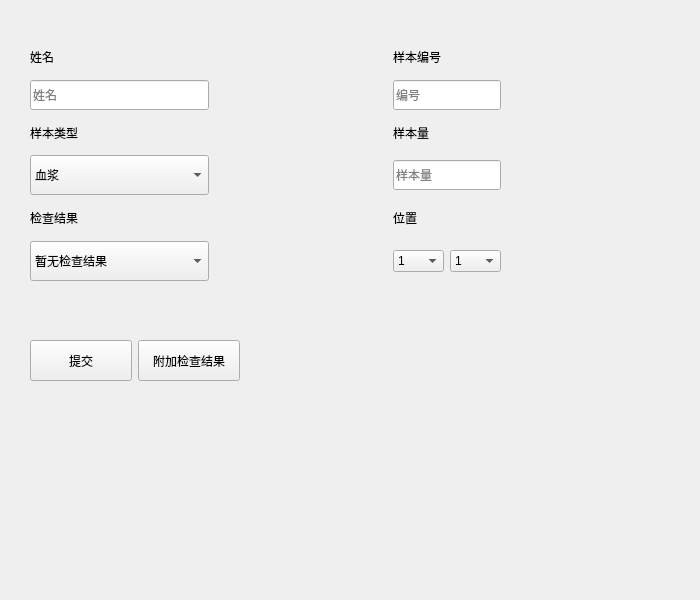
<?xml version="1.0" encoding="UTF-8"?>
<ui version="4.0">
 <class>Dialog</class>
 <widget class="QDialog" name="Dialog">
  <property name="geometry">
   <rect>
    <x>0</x>
    <y>0</y>
    <width>700</width>
    <height>600</height>
   </rect>
  </property>
  <property name="sizePolicy">
   <sizepolicy hsizetype="Fixed" vsizetype="Fixed">
    <horstretch>0</horstretch>
    <verstretch>0</verstretch>
   </sizepolicy>
  </property>
  <property name="minimumSize">
   <size>
    <width>700</width>
    <height>600</height>
   </size>
  </property>
  <property name="windowTitle">
   <string>创建样本</string>
  </property>
  <widget class="QWidget" name="layoutWidget">
   <property name="geometry">
    <rect>
     <x>30</x>
     <y>40</y>
     <width>471</width>
     <height>241</height>
    </rect>
   </property>
   <layout class="QGridLayout" name="gridLayout">
    <item row="0" column="0">
     <widget class="QLabel" name="label_name">
      <property name="styleSheet">
       <string notr="true">font: 13pt &quot;Hei&quot;;</string>
      </property>
      <property name="text">
       <string>姓名</string>
      </property>
     </widget>
    </item>
    <item row="4" column="0">
     <widget class="QComboBox" name="comboBox_sample_type">
      <property name="minimumSize">
       <size>
        <width>0</width>
        <height>40</height>
       </size>
      </property>
      <item>
       <property name="text">
        <string>血浆</string>
       </property>
      </item>
      <item>
       <property name="text">
        <string>血细胞</string>
       </property>
      </item>
     </widget>
    </item>
    <item row="8" column="0">
     <widget class="QComboBox" name="comboBox_result">
      <property name="minimumSize">
       <size>
        <width>0</width>
        <height>40</height>
       </size>
      </property>
      <item>
       <property name="text">
        <string>暂无检查结果</string>
       </property>
      </item>
      <item>
       <property name="text">
        <string>有检查结果</string>
       </property>
      </item>
     </widget>
    </item>
    <item row="0" column="2">
     <widget class="QLabel" name="label_ID">
      <property name="styleSheet">
       <string notr="true">font: 13pt &quot;Hei&quot;;</string>
      </property>
      <property name="text">
       <string>样本编号</string>
      </property>
     </widget>
    </item>
    <item row="1" column="0">
     <widget class="QLineEdit" name="lineEdit_name">
      <property name="minimumSize">
       <size>
        <width>0</width>
        <height>30</height>
       </size>
      </property>
      <property name="placeholderText">
       <string>姓名</string>
      </property>
     </widget>
    </item>
    <item row="2" column="2">
     <widget class="QLabel" name="label_size">
      <property name="styleSheet">
       <string notr="true">font: 13pt &quot;Hei&quot;;</string>
      </property>
      <property name="text">
       <string>样本量</string>
      </property>
     </widget>
    </item>
    <item row="5" column="0">
     <widget class="QLabel" name="label">
      <property name="styleSheet">
       <string notr="true">font: 13pt &quot;Hei&quot;;</string>
      </property>
      <property name="text">
       <string>检查结果</string>
      </property>
     </widget>
    </item>
    <item row="2" column="0">
     <widget class="QLabel" name="label_type">
      <property name="styleSheet">
       <string notr="true">font: 13pt &quot;Hei&quot;;</string>
      </property>
      <property name="text">
       <string>样本类型</string>
      </property>
     </widget>
    </item>
    <item row="8" column="2">
     <widget class="QComboBox" name="comboBox_x">
      <item>
       <property name="text">
        <string>1</string>
       </property>
      </item>
      <item>
       <property name="text">
        <string>2</string>
       </property>
      </item>
      <item>
       <property name="text">
        <string>3</string>
       </property>
      </item>
      <item>
       <property name="text">
        <string>4</string>
       </property>
      </item>
      <item>
       <property name="text">
        <string>5</string>
       </property>
      </item>
      <item>
       <property name="text">
        <string>6</string>
       </property>
      </item>
      <item>
       <property name="text">
        <string>7</string>
       </property>
      </item>
      <item>
       <property name="text">
        <string>8</string>
       </property>
      </item>
      <item>
       <property name="text">
        <string>9</string>
       </property>
      </item>
      <item>
       <property name="text">
        <string>10</string>
       </property>
      </item>
     </widget>
    </item>
    <item row="4" column="2" colspan="2">
     <widget class="QLineEdit" name="lineEdit_sample_size">
      <property name="minimumSize">
       <size>
        <width>0</width>
        <height>30</height>
       </size>
      </property>
      <property name="text">
       <string/>
      </property>
      <property name="placeholderText">
       <string>样本量</string>
      </property>
     </widget>
    </item>
    <item row="8" column="3">
     <widget class="QComboBox" name="comboBox_y">
      <item>
       <property name="text">
        <string>1</string>
       </property>
      </item>
      <item>
       <property name="text">
        <string>2</string>
       </property>
      </item>
      <item>
       <property name="text">
        <string>3</string>
       </property>
      </item>
      <item>
       <property name="text">
        <string>4</string>
       </property>
      </item>
      <item>
       <property name="text">
        <string>5</string>
       </property>
      </item>
      <item>
       <property name="text">
        <string>6</string>
       </property>
      </item>
      <item>
       <property name="text">
        <string>7</string>
       </property>
      </item>
      <item>
       <property name="text">
        <string>8</string>
       </property>
      </item>
      <item>
       <property name="text">
        <string>9</string>
       </property>
      </item>
      <item>
       <property name="text">
        <string>10</string>
       </property>
      </item>
     </widget>
    </item>
    <item row="4" column="1">
     <spacer name="horizontalSpacer_4">
      <property name="orientation">
       <enum>Qt::Horizontal</enum>
      </property>
      <property name="sizeHint" stdset="0">
       <size>
        <width>40</width>
        <height>20</height>
       </size>
      </property>
     </spacer>
    </item>
    <item row="2" column="1">
     <spacer name="horizontalSpacer_3">
      <property name="orientation">
       <enum>Qt::Horizontal</enum>
      </property>
      <property name="sizeHint" stdset="0">
       <size>
        <width>40</width>
        <height>20</height>
       </size>
      </property>
     </spacer>
    </item>
    <item row="0" column="1">
     <spacer name="horizontalSpacer_2">
      <property name="orientation">
       <enum>Qt::Horizontal</enum>
      </property>
      <property name="sizeHint" stdset="0">
       <size>
        <width>40</width>
        <height>20</height>
       </size>
      </property>
     </spacer>
    </item>
    <item row="1" column="1">
     <spacer name="horizontalSpacer">
      <property name="orientation">
       <enum>Qt::Horizontal</enum>
      </property>
      <property name="sizeHint" stdset="0">
       <size>
        <width>40</width>
        <height>20</height>
       </size>
      </property>
     </spacer>
    </item>
    <item row="1" column="2" colspan="2">
     <widget class="QLineEdit" name="lineEdit_ID">
      <property name="minimumSize">
       <size>
        <width>0</width>
        <height>30</height>
       </size>
      </property>
      <property name="text">
       <string/>
      </property>
      <property name="placeholderText">
       <string>编号</string>
      </property>
     </widget>
    </item>
    <item row="5" column="2">
     <widget class="QLabel" name="label_2">
      <property name="styleSheet">
       <string notr="true">font: 13pt &quot;Hei&quot;;</string>
      </property>
      <property name="text">
       <string>位置</string>
      </property>
     </widget>
    </item>
   </layout>
  </widget>
  <widget class="QWidget" name="layoutWidget">
   <property name="geometry">
    <rect>
     <x>30</x>
     <y>340</y>
     <width>210</width>
     <height>41</height>
    </rect>
   </property>
   <layout class="QHBoxLayout" name="horizontalLayout">
    <item>
     <widget class="QPushButton" name="btn_commit">
      <property name="sizePolicy">
       <sizepolicy hsizetype="Minimum" vsizetype="Expanding">
        <horstretch>0</horstretch>
        <verstretch>0</verstretch>
       </sizepolicy>
      </property>
      <property name="styleSheet">
       <string notr="true">font: 13pt &quot;Hei&quot;;</string>
      </property>
      <property name="text">
       <string>提交</string>
      </property>
      <property name="autoDefault">
       <bool>false</bool>
      </property>
     </widget>
    </item>
    <item>
     <widget class="QPushButton" name="btn_result">
      <property name="sizePolicy">
       <sizepolicy hsizetype="Minimum" vsizetype="Expanding">
        <horstretch>0</horstretch>
        <verstretch>0</verstretch>
       </sizepolicy>
      </property>
      <property name="styleSheet">
       <string notr="true">font: 13pt &quot;Hei&quot;;</string>
      </property>
      <property name="text">
       <string>附加检查结果</string>
      </property>
      <property name="icon">
       <iconset resource="creat.qrc">
        <normaloff>:/newPrefix/pictures/report-share.png</normaloff>:/newPrefix/pictures/report-share.png</iconset>
      </property>
      <property name="autoDefault">
       <bool>false</bool>
      </property>
     </widget>
    </item>
   </layout>
  </widget>
 </widget>
 <resources>
  <include location="creat.qrc"/>
 </resources>
 <connections/>
</ui>
